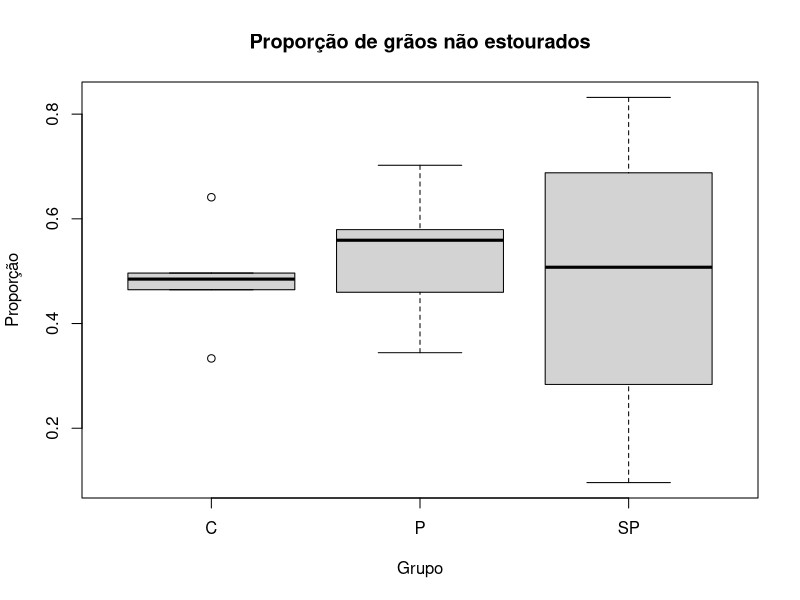

The R source for this figure: (Note: this script raises an error after producing the figure.)
## ---- chunk 1
#| include: false

library(dplyr) 
library(car) 
library(MASS) 

set.seed(17052026)

tratamentos <- rep(c("C", "P", "SP"), each = 5) 
sample(tratamentos)

dados_desb <- data.frame(
  Grupo = factor(c("P","SP","P","SP",
             "P","C","P","P","C",
             "SP","C","C","C","SP")),
  Identificador = factor(c(3,2,4,3,
                    5,5,1,2,4,
                    1,3,1,2,5)),
  Dia = factor(c(1,1,1,1,
          1,1,2,2,2,
          2,2,2,2,2)),
  Peso = c(25,25,25,25,
            25,25,25,25,25,
            25,25,25,25,25),
  Qtd_antes = c(127,114,124,104,
                 122,132,131,126,127,
                 119,139,131,132,104),
  Qtd_nao_estourou = c(71,62,57,49,
                        42,64,92,73,59,
                        99,69,84,44,10),
  Peso_nao_estourou = c(9,9,9,9,
                         6,9,17,11,5,
                         19,7,16,6,2),
  Tempo = c("04:00","04:00","04:00","04:00",
             "04:00","04:00","04:00","04:00","04:00",
             "04:00","04:00","04:00","04:00","04:00")
)

dados_desb$propo_nao_estourou <- dados_desb$Qtd_nao_estourou / dados_desb$Qtd_ante

mod_desb_inicial <- aov(propo_nao_estourou ~ Grupo, data = dados_desb)

## ---- chunk 2
#| label: fig-boxplot-desb
#| echo: false
#| message: false
#| warning: false
#| fig-align: center
#| fig-cap: Gráfico Boxplot do experimento desbalanceado
#| fig-height: 4
#| fig-width: 6
#| fig-pos: 'H'

boxplot(
  propo_nao_estourou ~ Grupo, data = dados_desb,
  main = "Proporção de grãos não estourados",
  xlab = "Grupo", ylab = "Proporção"
)
## ---- chunk 3
#| echo: true

library(dplyr) 
library(car) 
library(MASS) 

set.seed(17052026)

tratamentos <- rep(c("C", "P", "SP"), each = 5) 
ordem <- sample(tratamentos)

dados_desb <- data.frame(
  Grupo = factor(c("P","SP","P","SP",
             "P","C","P","P","C",
             "SP","C","C","C","SP")),
  Identificador = factor(c(3,2,4,3,
                    5,5,1,2,4,
                    1,3,1,2,5)),
  Dia = factor(c(1,1,1,1,
          1,1,2,2,2,
          2,2,2,2,2)),
  Peso = c(25,25,25,25,
            25,25,25,25,25,
            25,25,25,25,25),
  Qtd_antes = c(127,114,124,104,
                 122,132,131,126,127,
                 119,139,131,132,104),
  Qtd_nao_estourou = c(71,62,57,49,
                        42,64,92,73,59,
                        99,69,84,44,10),
  Peso_nao_estourou = c(9,9,9,9,
                         6,9,17,11,5,
                         19,7,16,6,2),
  Tempo = c("04:00","04:00","04:00","04:00",
             "04:00","04:00","04:00","04:00","04:00",
             "04:00","04:00","04:00","04:00","04:00")
)

dados_desb$propo_nao_estourou <- 
    dados_desb$Qtd_nao_estourou/dados_desb$Qtd_antes

medias_grupo <- aggregate(propo_nao_estourou ~ Grupo, data = dados_desb, 
                          mean)

desvio_grupo <- aggregate(propo_nao_estourou ~ Grupo, data = dados_desb, 
                          sd)

mod_desb_inicial <- aov(propo_nao_estourou ~ Grupo, data = dados_desb)

#boxplot_desb <- boxplot(
  #propo_nao_estourou ~ Grupo, data = dados_desb,
  #main = "Proporção de grãos não estourados",
  #xlab = "Grupo", ylab = "Proporção"
#)

# transformação de box-cox

bc_desb <- boxcox(mod_desb_inicial, plot = FALSE)

lambda_desb <- bc_desb$x[which.max(bc_desb$y)]

if(abs(lambda_desb) < 0.1){
  dados_desb$transf <- log(dados_desb$propo_nao_estourou)
} else {
  dados_desb$transf <- 
      (dados_desb$propo_nao_estourou^lambda_desb - 1)/lambda_desb
}

# ANOVA

modelo_boxcox <- aov(transf ~ Grupo, data = dados_desb)

# Análise das suposições

residuos <- residuals(modelo_boxcox)

# Teste de Shapiro
#shapiro.test(residuos)
# Teste de Bartlett
#bartlett.test(transf ~ Grupo, data = dados_desb)
# Teste de Levene
#leveneTest(transf ~ Grupo, data = dados_desb)
